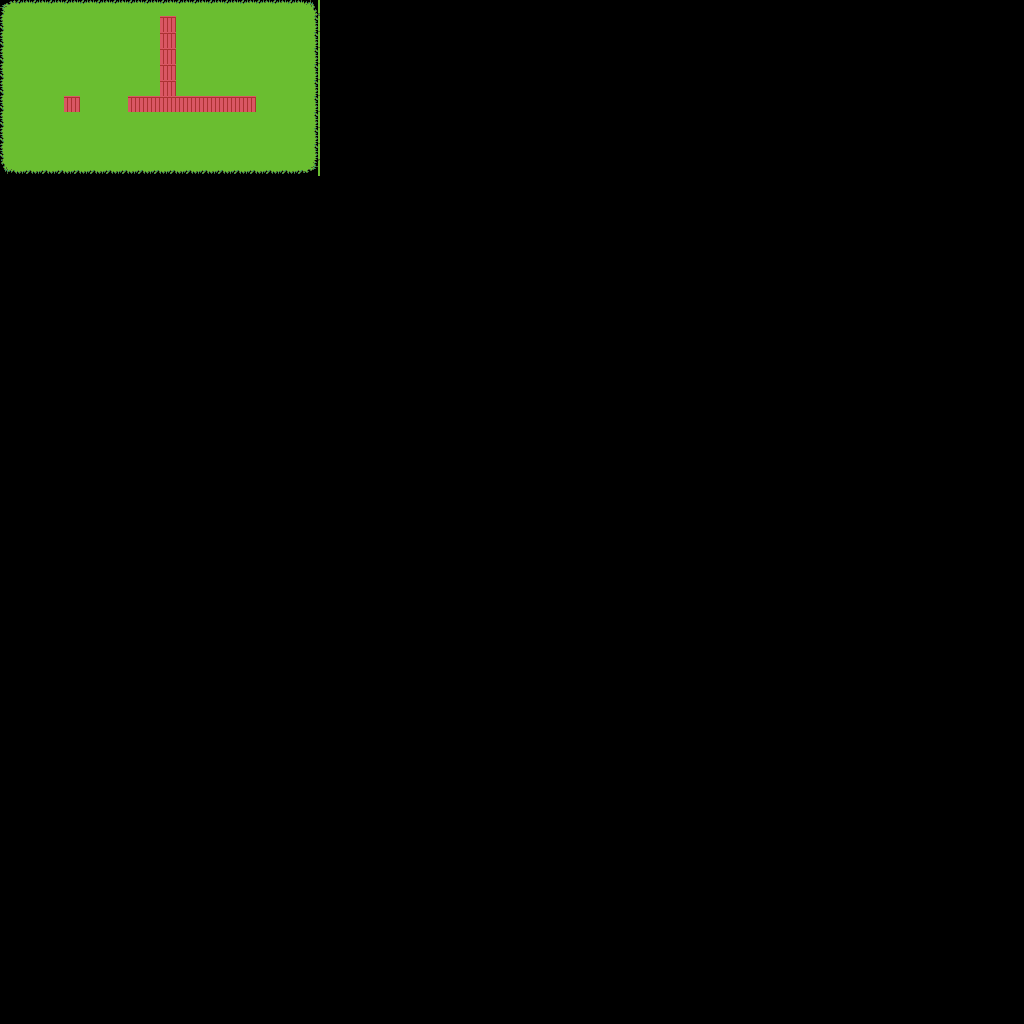

The image is a tile-based game level rendered from a .tmx file. Its description and source (layers, tilesets, objects; grid data summarised) follow:
An orthogonal 64x64 tile map with 16x16 px tiles, 2 tile layers (main, solid).

<map version="1.0" tiledversion="1.0.3" orientation="orthogonal" renderorder="right-down" width="64" height="64" tilewidth="16" tileheight="16" nextobjectid="1">
 <properties>
  <property name="map_id" type="int" value="0" />
 </properties>
 <tileset firstgid="1" name="tiles" tilewidth="16" tileheight="16" spacing="1" tilecount="65" columns="5">
  <grid orientation="orthogonal" width="10" height="16" />
  <image source="../images/tiles.png" width="96" height="224" />
 </tileset>
 <layer name="main" width="64" height="64">
  <properties>
   <property name="collidable" type="bool" value="false" />
  </properties>
  <data>[4096 cells, 220 non-empty, 9 distinct tile ids]</data>
 </layer>
 <layer name="solid" width="64" height="64">
  <properties>
   <property name="collidable" type="bool" value="true" />
  </properties>
  <data>[4096 cells, 14 non-empty, 1 distinct tile ids]</data>
 </layer>
</map>
